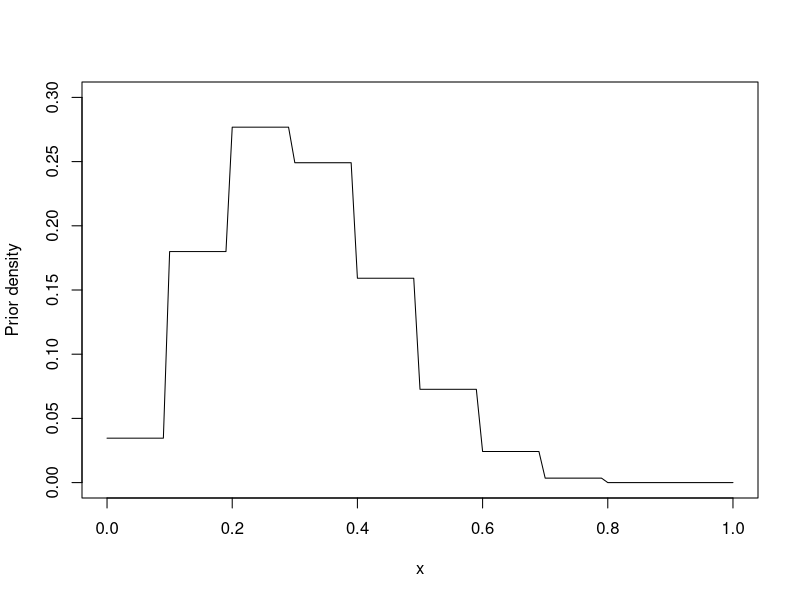
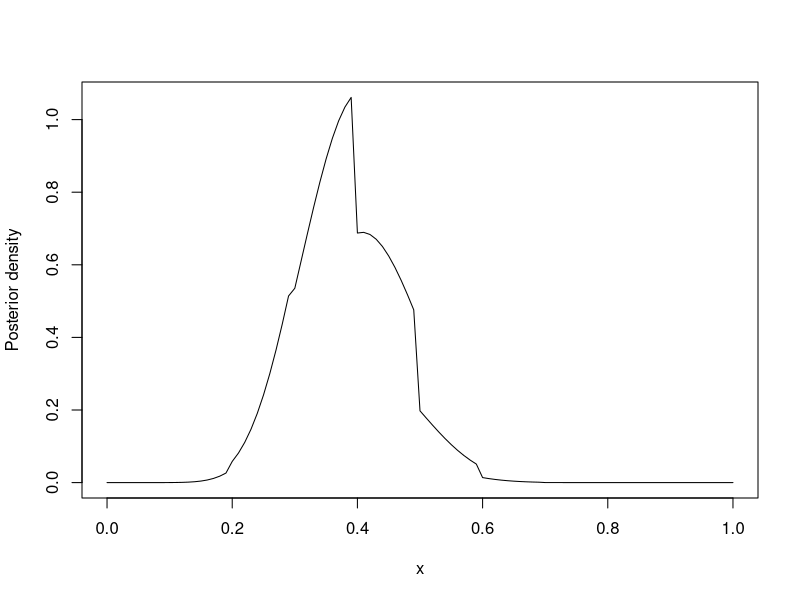
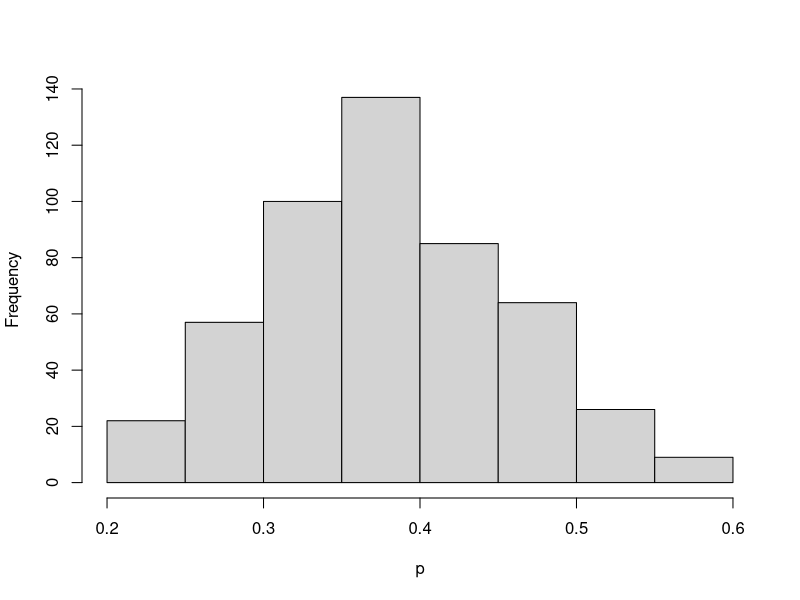

The R source for these figures, in order:
#####################################
# Section 2.5 Using a Histogram Prior
#####################################

 library(LearnBayes)

 midpt = seq(0.05, 0.95, by = 0.1)
 prior = c(1, 5.2, 8, 7.2, 4.6, 2.1, 0.7, 0.1, 0, 0)
 prior = prior/sum(prior)
 
 curve(histprior(x,midpt,prior), from=0, to=1,
   ylab="Prior density",ylim=c(0,.3))

 s = 11
 f = 16

S=readline(prompt="Type  <Return>   to continue : ")

 windows()
 curve(histprior(x,midpt,prior) * dbeta(x,s+1,f+1), 
   from=0, to=1, ylab="Posterior density")

S=readline(prompt="Type  <Return>   to continue : ")

 p = seq(0, 1, length=500)
 post = histprior(p, midpt, prior) *
        dbeta(p, s+1, f+1)
 post = post/sum(post)
 ps = sample(p, replace = TRUE, prob = post)

 windows()
 hist(ps, xlab="p", main="")
